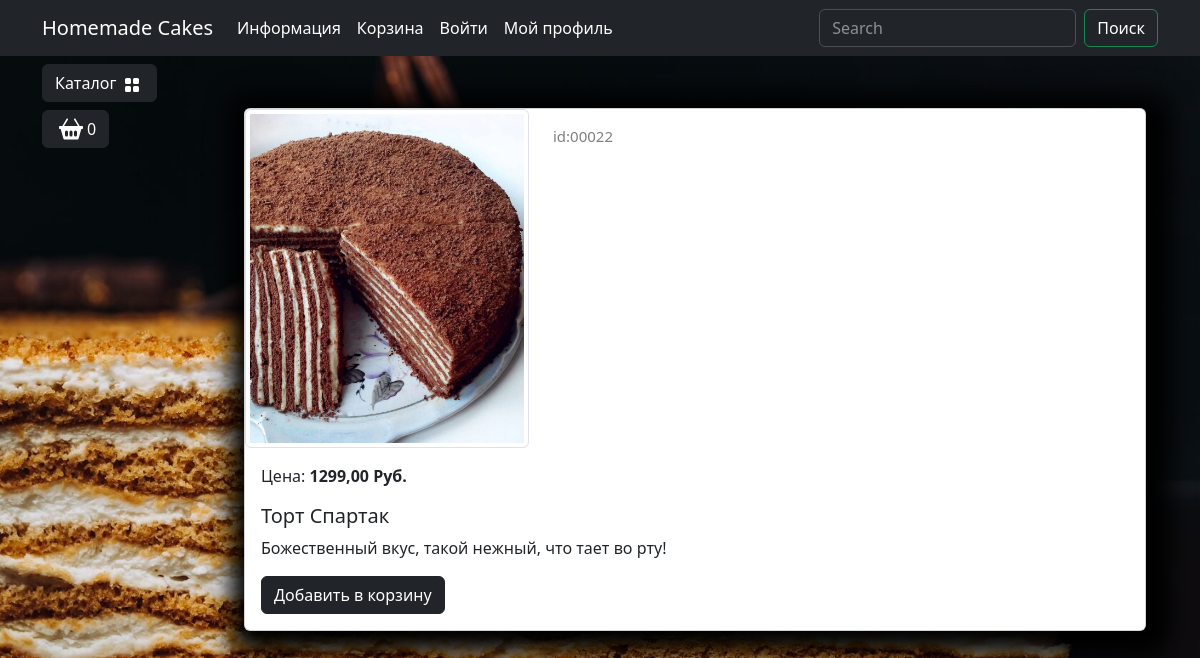
The app's page /catalog/product/tort-spartak/ with its own data.
### goods/models.py (models this page shows, shortened)
class Products(models.Model):
    name = models.CharField(max_length=150, unique=True, verbose_name="Название")
    slug = models.SlugField(max_length=200, unique=True, blank=True, null=True, verbose_name="URL")
    description = models.TextField(blank=True, null=True, verbose_name="Описание")
    image = models.ImageField(upload_to="goods_images", blank=True, null=True, verbose_name="Изображение")
    price = models.DecimalField(default=0.00, max_digits=7, decimal_places=2, verbose_name="Цена")
    dicsount = models.DecimalField(default=0.00, max_digits=4, decimal_places=2, verbose_name="Скидка на товар(%)")
    quantity = models.PositiveBigIntegerField(default=0, verbose_name="Количество")
    category = models.ForeignKey(to=Categories, on_delete=models.CASCADE, verbose_name='Категория')
    class Meta:
        db_table = "product"
        verbose_name = "Продукт"
        verbose_name_plural = "Продукты"
        ordering = ("id",)
    def display_id(self):
        return f"{self.id:05}"
    def sell_price(self):
        if self.dicsount:
            return round(self.price - (self.price * self.dicsount) / 100, 2)
        else:
            return self.price

### goods/views.py (the view)
# urls.py: path('product/<slug:product_slug>/', views.product, name = 'product'),
def product(request, product_slug):
    product = Products.objects.get(slug = product_slug)
    context = {
        'product': product,
    }
    return render(request, "goods/product.html", context = context)

### goods/templatetags/goods_tags.py (called while the page is built)
@register.simple_tag()
def tag_categories():
    return Categories.objects.all()

### goods/templates/goods/product.html (shortened to what this page needs)
{% extends "main/base.html" %}
{% load static %}
{% block content %}
<div class="container mt-5">
    <div class="card mb-4 custom-shadow">
        <div class="row">
            <div class="col-md-4">
                <img src="{{ product.image.url }}"
                    class="img-thumbnail" data-bs-toggle="modal" data-bs-target="#imageModal1">
            </div>
            <div class="col-md-4 ">
                <p class="product_id mt-3">id:{{ product.display_id }}</p>
            </div>
        </div>
        <div class="card-body">
            <p class="card-text">Цена: <strong>{{ product.sell_price }} Руб.</strong></p>
            <h5 class="card-title">{{ product.name }}</h5>
            <p class="card-text">{{ product.description }}</p>
            <a href="#" class="btn btn-dark add-to-cart">Добавить в корзину</a>
        </div>
    </div>
</div>
{% endblock content %}

### static/deps/css/my_css.css (style rules this page uses)
body { background-image: url("../images/bg-image_1.jpg"); background-repeat: no-repeat; background-attachment: fixed; background-position: center center; background-size: cover; height: 100%; }
.custom-shadow { box-shadow: 5px 5px 25px 19px #000000; }
.product_id { color: gray; font-size: 15px; }

### records on screen
Products: image (picture), display_id "00022", sell_price "1299,00", name "Торт Спартак", description "Божественный вкус, такой нежный, что тает во рту!"
